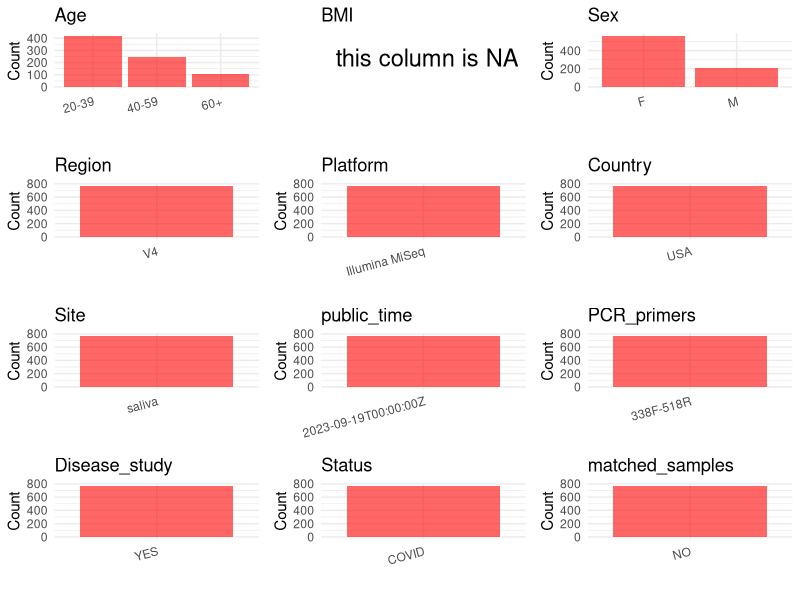

Write R code to recreate this figure. (Note: this script raises an error after producing the figure.)
## ---- chunk 1
# Load necessary libraries
library(dplyr)
library(ggplot2)
library(cowplot)

# Set working directory (update this path to your local directory)
setwd("E:/bioproject/PRJEB62655")

# Read the initial metadata files
initial_meta <- read.csv("SraRunTable.csv", header = T) 

# Display the first few rows of the metadata
head(initial_meta)
## ---- chunk 2
# Create a uniform metadata dataframe
metadata <- data.frame(
  BioProject = initial_meta$BioProject,
  Run = initial_meta$Run,
  sample_name = initial_meta$Library.Name,
  Age = initial_meta$Host_age,
  BMI = NA, 
  Sex = initial_meta$sex,
  Region = "V4",
  Platform = initial_meta$Instrument,
  Site = initial_meta$env_material,
  public_time = initial_meta$ReleaseDate,
  matched_samples = NA,
  stringsAsFactors = FALSE
)

# Use abbreviations to indicate gender
metadata <- metadata %>%
  mutate(Sex = recode(Sex, "female" = "F", "male" = "M"))
## ---- chunk 3
# Add information obtained from the publication
metadata$Country <- "USA"
metadata$PCR_primers <- "338F-518R"
metadata$title <- "Saliva microbiome in relation to SARS-CoV-2 infection in a prospective cohort of healthy US adults"
metadata$Disease_study <- "YES"
# Assign disease status based on sample_name patterns
metadata$Status <- "COVID"

#extract subject id by remove prefix of sample_name
metadata$sample_name <- gsub("15066.RCC.", "", metadata$sample_name)

# Check initial data distribution
cat("Initial sample distribution:\n")
table(metadata$sample_name)
table(metadata$Site)

# Calculate sampling frequency per subject
sample_counts <- table(metadata$sample_name)
cat("\nNumber of samples per subject:\n")
print(sample_counts)

# Create matched_samples column
metadata$matched_samples <- ifelse(metadata$sample_name %in% names(sample_counts[sample_counts >= 2]), "YES", "NO")

cat("\nMatched samples distribution:\n")
table(metadata$matched_samples)

# Identify samples for removal: single samples excluding saliva and tongue coat
single_samples <- names(sample_counts[sample_counts == 1])
samples_to_remove <- metadata$sample_name %in% single_samples & 
                     !(metadata$Site %in% c("saliva", "tongue coat"))

cat("\nNumber of samples to be removed:", sum(samples_to_remove), "\n")

# Remove identified samples
metadata_clean <- metadata[!samples_to_remove, ]

cat("\nFinal sample distribution after cleaning:\n")
table(metadata_clean$sample_name)
table(metadata_clean$Site)
table(metadata_clean$matched_samples)

# Use cleaned dataset for subsequent analysis
metadata <- metadata_clean
## ---- chunk 4
# Check the number of unique runs and sample names
print(paste("Number of unique runs:", length(unique(metadata$Run))))
print(paste("Number of unique sample names:", length(unique(metadata$sample_name))))
## ---- chunk 5
# Select columns for visualization
plot_data <- metadata %>%
  select(-BioProject, -Run, -sample_name, -title)

# Function to create simple plots for each column
create_simple_plots <- function(data) {
  plots <- list()
  
  for (col in colnames(data)) {
    # Check if the column is all NA
    if (all(is.na(data[[col]]))) {
      # Create an empty plot with text indicating all NA
      p <- ggplot() +
        annotate("text", x = 0.5, y = 0.5, label = "this column is NA", size = 6) +
        labs(title = col) +
        theme_void()
    } else if (is.numeric(data[[col]])) {
      # Numeric variable: histogram
      p <- ggplot(data, aes(x = .data[[col]])) +
        geom_histogram(fill = "blue", alpha = 0.6, bins = 20, na.rm = TRUE) +
        labs(title = col) +
        theme_minimal()
    } else {
      # Categorical variable: bar plot (remove NA values)
      count_data <- as.data.frame(table(data[[col]], useNA = "ifany"))
      p <- ggplot(count_data, aes(x = reorder(Var1, -Freq), y = Freq)) +
        geom_col(fill = "red", alpha = 0.6) +
        labs(title = col, x = NULL, y = "Count") +
        theme_minimal() +
        theme(axis.text.x = element_text(angle = 15, hjust = 1))
    }
    plots[[col]] <- p
  }
  
  return(plots)
}

# Generate and arrange plots
plots <- create_simple_plots(plot_data)
p<-plot_grid(plots$Age, 
          plots$BMI, 
          plots$Sex, 
          plots$Region, 
          plots$Platform, 
          plots$Country, 
          plots$Site,
          plots$public_time, 
          plots$PCR_primers,
          plots$Disease_study,
          plots$Status,
          plots$matched_samples,# add 
          ncol = 3, align = "hv", axis = "lb")
ggsave("Metadata_Summary.png", plot = p, width = 8, height = 6, dpi = 150)
## ---- chunk 6
knitr::include_graphics("Metadata_Summary.png")
## ---- chunk 7
# Reorder columns to match the desired format
metadata <- metadata[, c(
  "BioProject", "Run", "sample_name", "Age", "BMI", "Sex", 
  "Region", "Platform", "Country", "Site", "public_time", 
  "PCR_primers", "title", "Disease_study", "Status", "matched_samples"
)]

# Export the uniform metadata to a CSV file
write.csv(metadata, file = "metadata.csv", quote = FALSE)
head(metadata)
